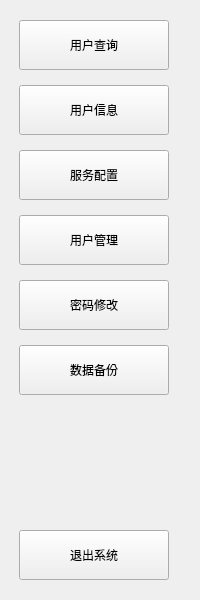
             <widget class="QWidget" name="widgetNavi" native="true">
              <layout class="QHBoxLayout" name="horizontalLayout_11" stretch="5">
               <property name="leftMargin">
                <number>10</number>
               </property>
               <property name="rightMargin">
                <number>10</number>
               </property>
               <item>
                <widget class="QWidget" name="widgetLeftButtons" native="true">
                 <layout class="QVBoxLayout" name="verticalLayout_17">
                  <item>
                   <layout class="QVBoxLayout" name="verticalLayout_2">
                    <property name="spacing">
                     <number>15</number>
                    </property>
                    <item>
                     <widget class="QPushButton" name="btnUserSearchPage">
                      <property name="minimumSize">
                       <size>
                        <width>150</width>
                        <height>50</height>
                       </size>
                      </property>
                      <property name="maximumSize">
                       <size>
                        <width>150</width>
                        <height>16777215</height>
                       </size>
                      </property>
                      <property name="text">
                       <string>用户查询</string>
                      </property>
                      <property name="icon">
                       <iconset resource="MainWindow.qrc">
                        <normaloff>:/resource/buttonIcon/personal-information.png</normaloff>:/resource/buttonIcon/personal-information.png</iconset>
                      </property>
                      <property name="iconSize">
                       <size>
                        <width>30</width>
                        <height>30</height>
                       </size>
                      </property>
                     </widget>
                    </item>
                    <item>
                     <widget class="QPushButton" name="btnUserInfoPage">
                      <property name="minimumSize">
                       <size>
                        <width>150</width>
                        <height>50</height>
                       </size>
                      </property>
                      <property name="maximumSize">
                       <size>
                        <width>150</width>
                        <height>16777215</height>
                       </size>
                      </property>
                      <property name="text">
                       <string>用户信息</string>
                      </property>
                      <property name="icon">
                       <iconset resource="MainWindow.qrc">
                        <normaloff>:/resource/buttonIcon/info.png</normaloff>:/resource/buttonIcon/info.png</iconset>
                      </property>
                      <property name="iconSize">
                       <size>
                        <width>30</width>
                        <height>30</height>
                       </size>
                      </property>
                     </widget>
                    </item>
                    <item>
                     <widget class="QPushButton" name="btnServerConfigPage">
                      <property name="minimumSize">
                       <size>
                        <width>150</width>
                        <height>50</height>
                       </size>
                      </property>
                      <property name="maximumSize">
                       <size>
                        <width>150</width>
                        <height>16777215</height>
                       </size>
                      </property>
                      <property name="text">
                       <string>服务配置</string>
                      </property>
                      <property name="icon">
                       <iconset resource="MainWindow.qrc">
                        <normaloff>:/resource/buttonIcon/db-configuration.png</normaloff>:/resource/buttonIcon/db-configuration.png</iconset>
                      </property>
                      <property name="iconSize">
                       <size>
                        <width>30</width>
                        <height>30</height>
                       </size>
                      </property>
                     </widget>
                    </item>
                    <item>
                     <widget class="QPushButton" name="btnUserConfigPage">
                      <property name="minimumSize">
                       <size>
                        <width>150</width>
                        <height>50</height>
                       </size>
                      </property>
                      <property name="maximumSize">
                       <size>
                        <width>150</width>
                        <height>16777215</height>
                       </size>
                      </property>
                      <property name="text">
                       <string>用户管理</string>
                      </property>
                      <property name="icon">
                       <iconset resource="MainWindow.qrc">
                        <normaloff>:/resource/buttonIcon/avatar.png</normaloff>:/resource/buttonIcon/avatar.png</iconset>
                      </property>
                      <property name="iconSize">
                       <size>
                        <width>30</width>
                        <height>30</height>
                       </size>
                      </property>
                     </widget>
                    </item>
                    <item>
                     <widget class="QPushButton" name="btnPasswdModPage">
                      <property name="minimumSize">
                       <size>
                        <width>150</width>
                        <height>50</height>
                       </size>
                      </property>
                      <property name="maximumSize">
                       <size>
                        <width>150</width>
                        <height>16777215</height>
                       </size>
                      </property>
                      <property name="text">
                       <string>密码修改</string>
                      </property>
                      <property name="icon">
                       <iconset resource="MainWindow.qrc">
                        <normaloff>:/resource/buttonIcon/password.png</normaloff>:/resource/buttonIcon/password.png</iconset>
                      </property>
                      <property name="iconSize">
                       <size>
                        <width>30</width>
                        <height>30</height>
                       </size>
                      </property>
                     </widget>
                    </item>
                    <item>
                     <widget class="QPushButton" name="btnDataBackupPage">
                      <property name="minimumSize">
                       <size>
                        <width>150</width>
                        <height>50</height>
                       </size>
                      </property>
                      <property name="maximumSize">
                       <size>
                        <width>150</width>
                        <height>16777215</height>
                       </size>
                      </property>
                      <property name="text">
                       <string>数据备份</string>
                      </property>
                      <property name="icon">
                       <iconset resource="MainWindow.qrc">
                        <normaloff>:/resource/buttonIcon/sync.png</normaloff>:/resource/buttonIcon/sync.png</iconset>
                      </property>
                      <property name="iconSize">
                       <size>
                        <width>30</width>
                        <height>30</height>
                       </size>
                      </property>
                     </widget>
                    </item>
                   </layout>
                  </item>
                  <item>
                   <spacer name="verticalSpacer_2">
                    <property name="orientation">
                     <enum>Qt::Vertical</enum>
                    </property>
                    <property name="sizeHint" stdset="0">
                     <size>
                      <width>20</width>
                      <height>129</height>
                     </size>
                    </property>
                   </spacer>
                  </item>
                  <item>
                   <widget class="QPushButton" name="btnExit">
                    <property name="minimumSize">
                     <size>
                      <width>150</width>
                      <height>50</height>
                     </size>
                    </property>
                    <property name="maximumSize">
                     <size>
                      <width>150</width>
                      <height>16777215</height>
                     </size>
                    </property>
                    <property name="text">
                     <string>退出系统</string>
                    </property>
                    <property name="icon">
                     <iconset resource="MainWindow.qrc">
                      <normaloff>:/resource/buttonIcon/switch.png</normaloff>:/resource/buttonIcon/switch.png</iconset>
                    </property>
                    <property name="iconSize">
                     <size>
                      <width>30</width>
                      <height>30</height>
                     </size>
                    </property>
                   </widget>
                  </item>
                 </layout>
                </widget>
               </item>
              </layout>
             </widget>
